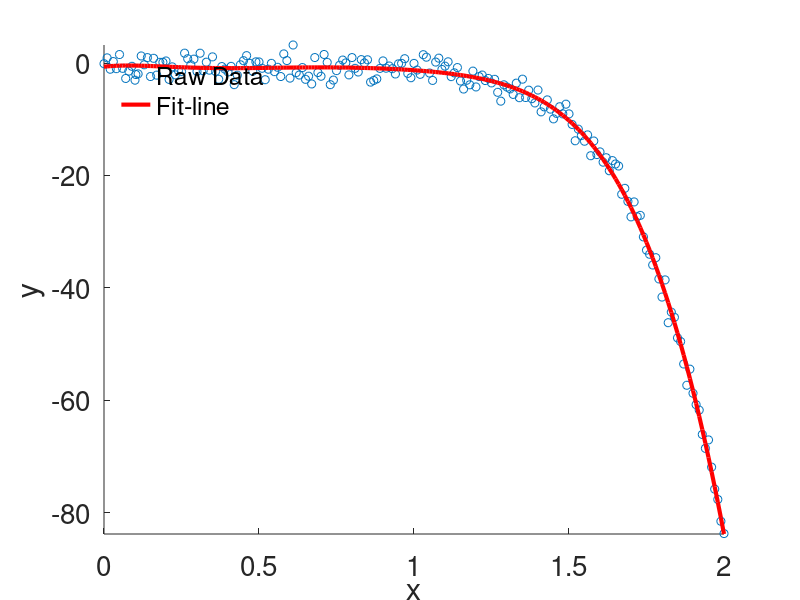

This figure's MATLAB source:
%%%%%%%%%%%%%%%%%%%%%%%%%%%%%%%%%%%%%%%%%%%%%%%%%%%%%%%%%%%%%%%%%%%%%%%%%%%
% Least-Squares-Analysis (LSA) for n-order polynomial fit
%
% Description: generates a random data-set around a polynomial curve with
% preset values and then uses LSA matrix methods to find the coefficients
% of the line of best-fit, and overlays the fit-line to the dataset:
% Equation --> y = b0 + b1*x + b2*x^2 + b3*x^3 + ... + b{n}*x^{n}
%
% Made by: Oscar A. Nieves
% Made in: 2019
%%%%%%%%%%%%%%%%%%%%%%%%%%%%%%%%%%%%%%%%%%%%%%%%%%%%%%%%%%%%%%%%%%%%%%%%%%%
clear all; close all; clc;

%% Generate dataset
x = 0:0.01:2; % x-axis

% Set 'guess' for order of polynomial needed
N_guess = 7;

% Generate N random coefficients for polynomial using a Uniform Distribution
% between the values [a,b]
a = -1;
b = 1;
N = 7; % order of dataset polynomial
coeffs = a + (b - a)*rand(N+1,1);
coeffs_ran = a + (b - a)*rand(N+1,1);

% dataset
S = 0;
for k = 1:N+1
   S = S + coeffs(k)*x.^(k-1) + coeffs_ran(k).*randn(size(x));  
end

%% Polynomial LSA
n = N_guess;
for k = 1:2*n+1
   row_A(k) = sum( x.^(k-1) );
end

for k = 1:n+1
    A(k,:) = row_A(k:end-n+k-1);
    RHS(k) = sum( S.*x.^(k-1) );
end

% convert b into a column vector
if size(RHS,1) == 1
    RHS = RHS.';
end

% Compute coefficient vector
b = A\RHS;

% Fit polynomial to data
y = 0;
for k = 1:n+1
   y = y + b(k).*x.^(k-1);
end

% Calculate R^2 coefficient of determination
R2_quad = sum( (y - mean(S)).^2 )./sum( (S - mean(S)).^2 );
disp(['R^2 = ' num2str(R2_quad)]);

% Plots results
figure(1);
set(gcf,'color','w');
scatter(x,S); hold on;
plot(x,y,'r','LineWidth',3); hold off;
legend('Raw Data','Fit-line'); legend boxoff;
legend('Location','northwest');
xlabel('x'); 
ylabel('y');
axis tight;
set(gca,'FontSize',20);
%%%%%%%%%%%%%%%%%%%%%%%%%%%%%%%%%%%%%%%%%%%%%%%%%%%%%%%%%%%%%%%%%%%%%%%%%%%